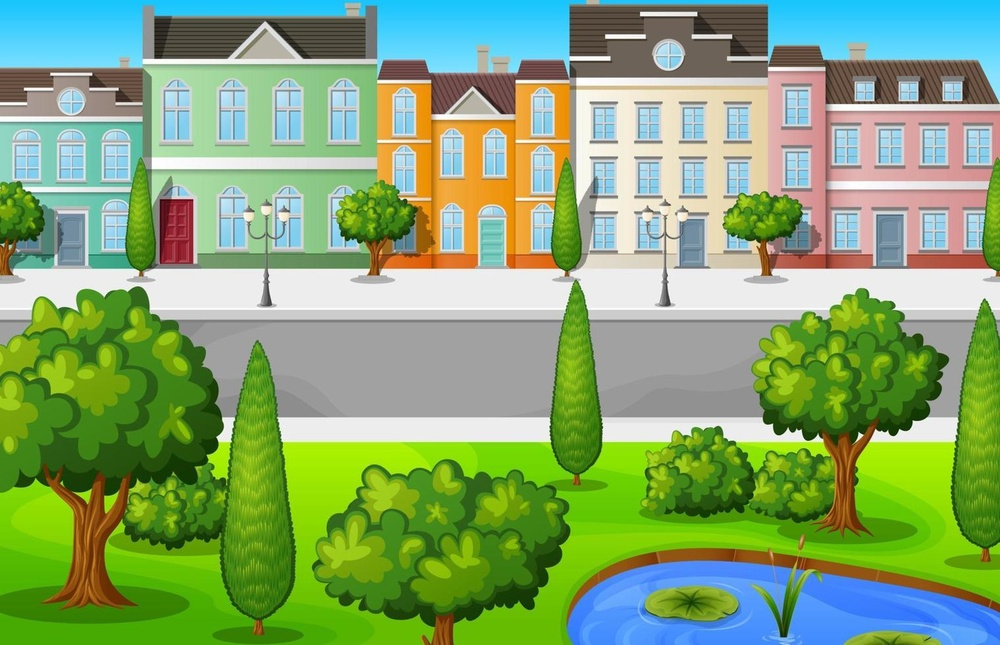
#> input picture Taller 5/imagenes/edificio.jpg, 1000 x 645 px, shrunk from 1519 x 980 before the run, found by its file name
$ python Laboratorio_inspector_bordes.py   (older library calls are emulated)
#> lines starting #> are read from the running program, lines starting #| are printed output that depends on the picture
import cv2
import numpy as np

imagen = cv2.imread('Taller 5/imagenes/edificio.jpg', cv2.IMREAD_GRAYSCALE)
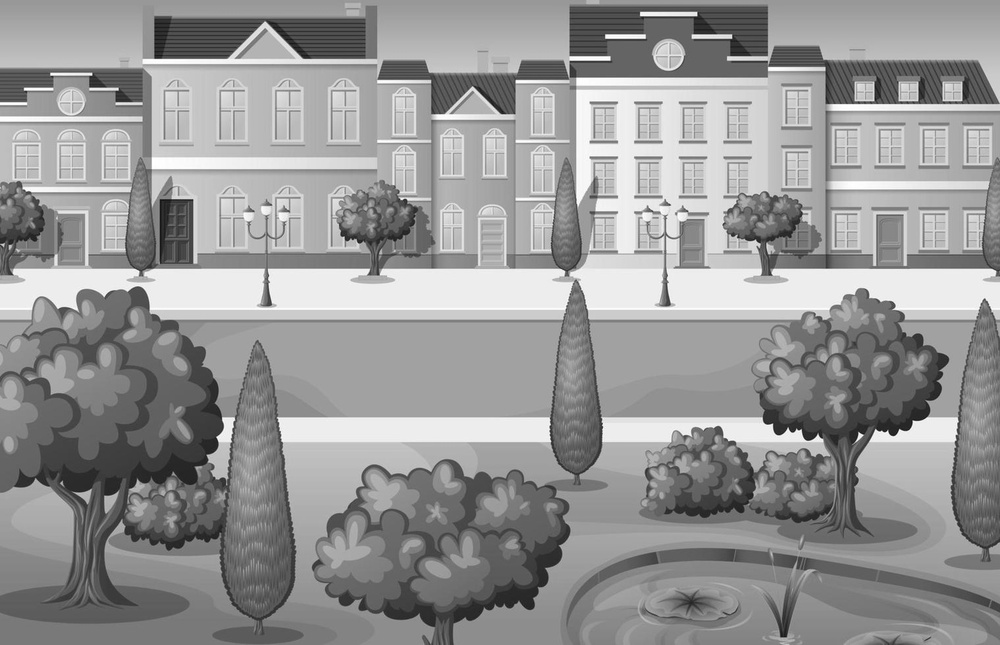
#> imagen: shape (645, 1000); min 15, max 255, mean 150.3

if imagen is None:
    print("Error: no se pudo cargar la imagen. Verifica el nombre y la ruta")
else:
    print("Imagen cargada correctamente. Forma:", imagen.shape)
#| Imagen cargada correctamente. Forma: (645, 1000)

    sobel_x = cv2.Sobel(imagen, cv2.CV_64F, 1, 0, ksize=3)
    sobel_x_visible = cv2.convertScaleAbs(sobel_x)
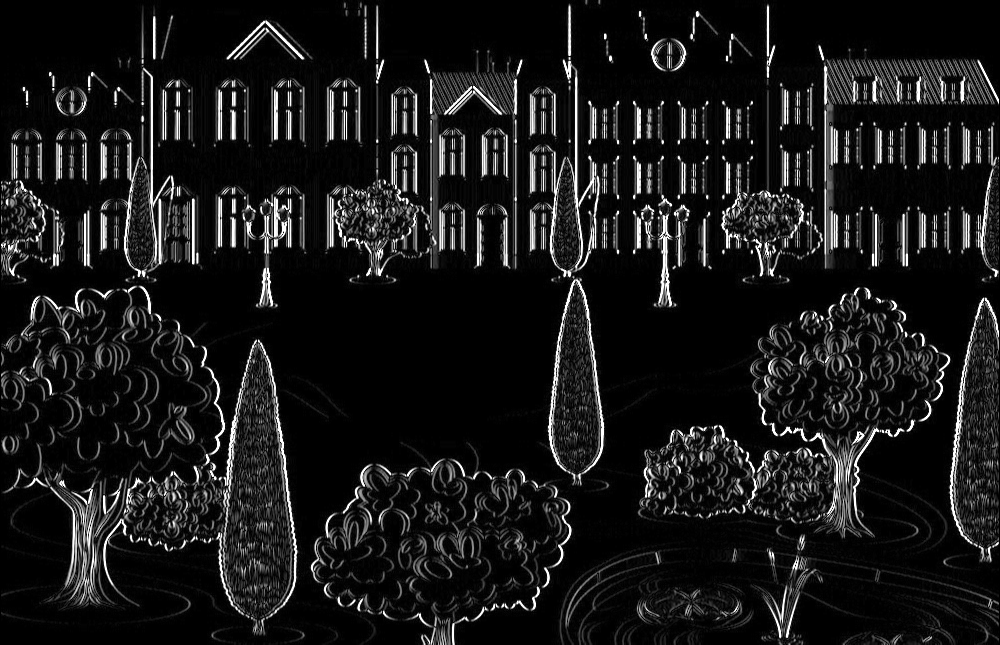
#> sobel_x_visible: shape (645, 1000); min 0, max 255, mean 25.1

    sobel_y = cv2.Sobel(imagen, cv2.CV_64F, 0, 1, ksize=3)
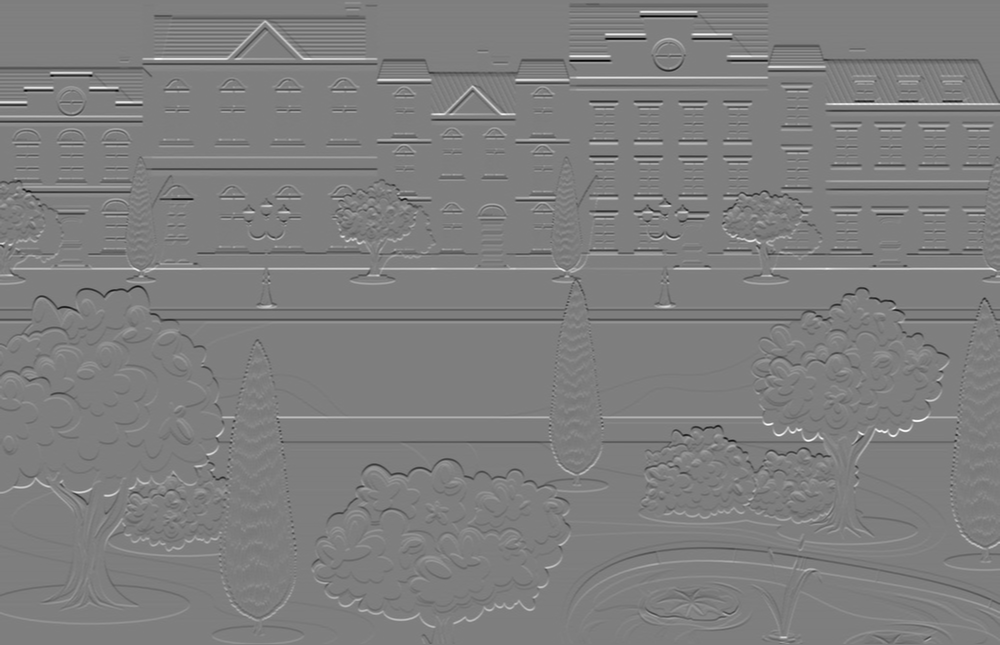
#> sobel_y: shape (645, 1000) float64; min -853, max 862, mean -0.3; drawn with min black and max white
    sobel_y_visible = cv2.convertScaleAbs(sobel_y)
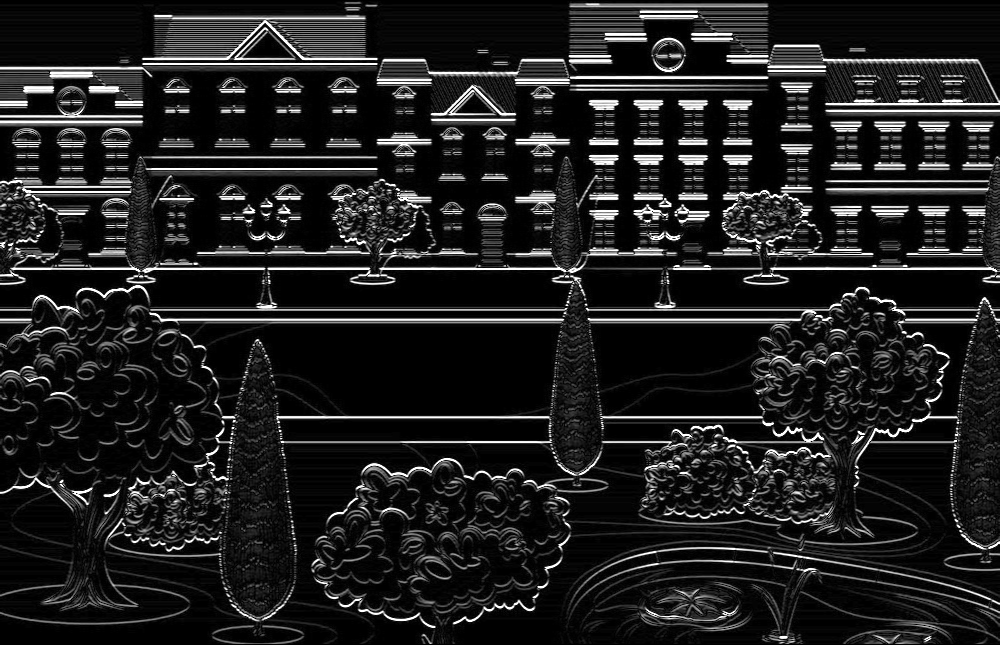
#> sobel_y_visible: shape (645, 1000); min 0, max 255, mean 32.3

    bordes_canny = cv2.Canny(imagen, 50, 150)
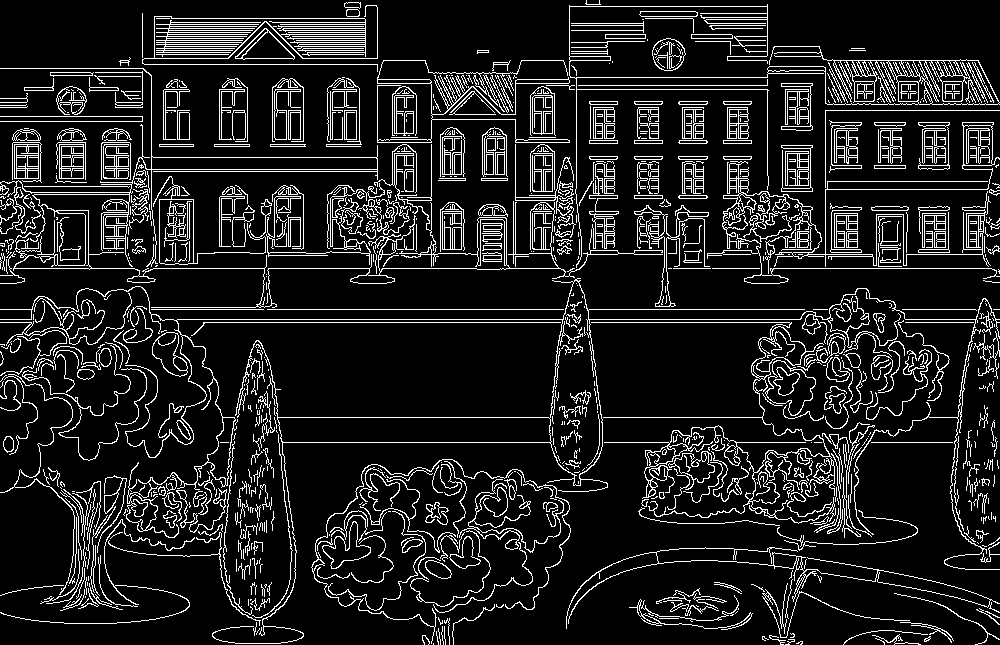
#> bordes_canny: shape (645, 1000); 12.2% white in thin lines or dots

    cv2.imwrite('Taller 5/1_sobel_x.png', sobel_x_visible)
    cv2.imwrite('Taller 5/2_sobel_y.png', sobel_y_visible)
    cv2.imwrite('Taller 5/3_canny.png', bordes_canny)

    print("Listo. Revisa los 3 archivos en la carpeta Taller 5:")
    print("1_sobel_x.png -> bordes verticales")
    print("2_sobel_y.png -> bordes horizontales")
    print("3_canny.png -> bordes combinados")

    canny_bajo = cv2.Canny(imagen, 10, 50)
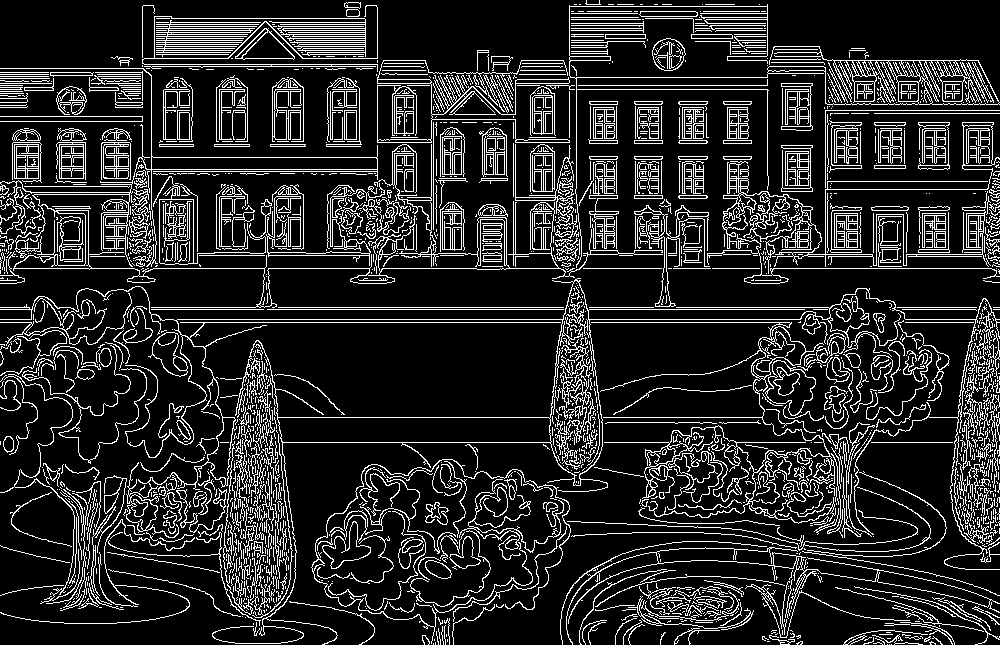
#> canny_bajo: shape (645, 1000); 15.5% white in thin lines or dots
    canny_alto = cv2.Canny(imagen, 200, 250)
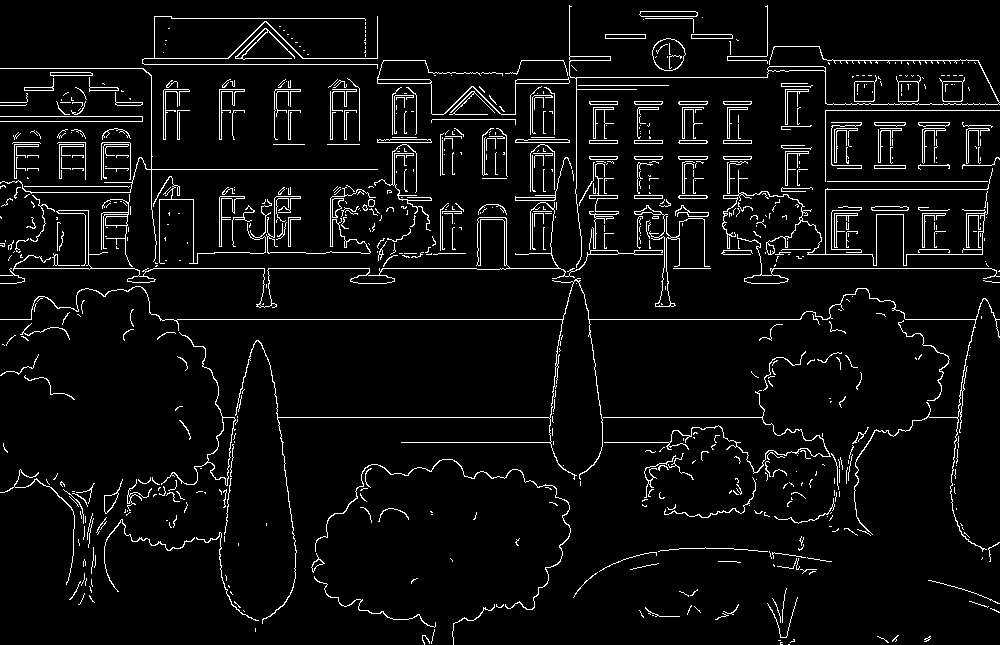
#> canny_alto: shape (645, 1000); 5.3% white in thin lines or dots

    cv2.imwrite('Taller 5/4_canny_umbral_bajo.png', canny_bajo)
    cv2.imwrite('Taller 5/5_canny_umbral_alto.png', canny_alto)

    print("También se generaron 2 pruebas extra:")
    print("4_canny_umbral_bajo.png -> umbrales 10 y 50")
    print("5_canny_umbral_alto.png -> umbrales 200 y 250")
